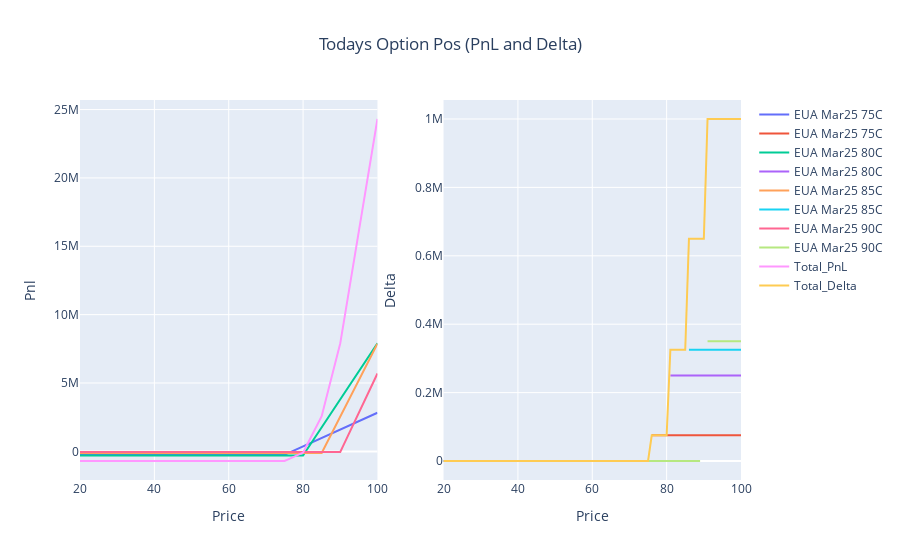

Notebook source saved alongside this figure:
### Markdown cell above
## End of Year

### Code cell
pnl_delta_plot(dec_exp)
